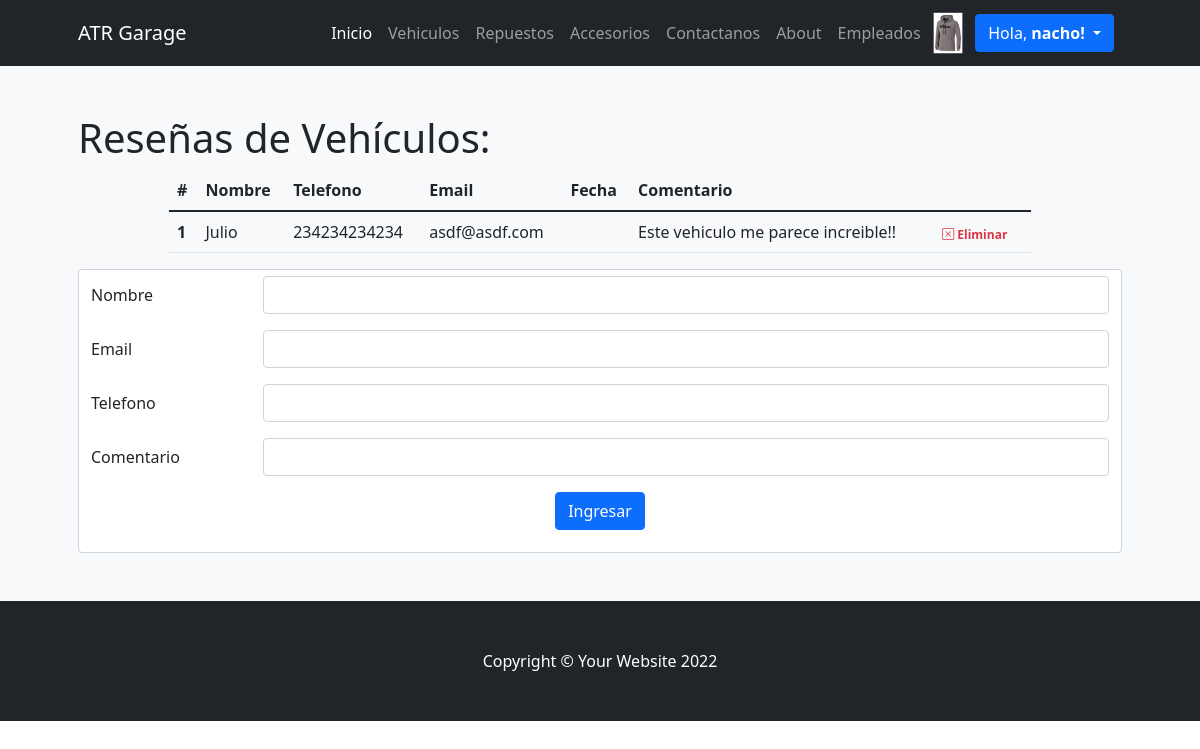
The page /resena_vehiculo/14 (signed in) on the database its author committed.
### ProyectoCoderApp/models.py (models this page shows)
class Avatar(models.Model):
    usuario = models.OneToOneField(User, on_delete=models.CASCADE)
    imagen = models.ImageField(upload_to="media/avatar/", blank=True, null=True)
    class Meta:
        verbose_name_plural = "Avatares"

class Resena(models.Model):
    idvehiculo = models.IntegerField()
    nombre = models.CharField(max_length=30)
    telefono = models.CharField(max_length=30)
    email = models.EmailField(max_length=30)
    fecha = models.DateTimeField()
    comentario = models.CharField(max_length=30)

### ProyectoCoderApp/views.py (the view, shortened to what this page needs)
# urls.py: path('resena_vehiculo/<vehiculo_id>', resena_vehiculo, name='resena_vehiculo'),
@login_required
def resena_vehiculo(request, vehiculo_id):
    resenas = Resena.objects.filter(idvehiculo=vehiculo_id)
    formulario = NuevaResena()
    return render(request,"ProyectoCoderApp/resena_vehiculo.html",{"resenas":resenas, "form":formulario})

### ProyectoCoderApp/forms.py
class NuevaResena(forms.Form):
    nombre = forms.CharField(label="Nombre", widget=forms.TextInput(attrs={'class': "form-control"}))
    email = forms.CharField(max_length=30,label="Email", widget=forms.TextInput(attrs={'class': "form-control"}))
    telefono = forms.CharField(max_length=30,label="Telefono", widget=forms.TextInput(attrs={'class': "form-control"}))
    comentario = forms.CharField(max_length=300,label="Comentario", widget=forms.TextInput(attrs={'class': "form-control"}))

### ProyectoCoderApp/templates/ProyectoCoderApp/resena_vehiculo.html (shortened to what this page needs)
{% extends 'ProyectoCoderApp/base.html' %}
{% load static %}
{% block contenidoPagina %}
<section class="bg-light py-5">
    <div class="container px-5">
        <h1>Reseñas de Veh&iacute;culos:</h1>
        <div class="row gx-5 justify-content-center">
            <div class="col-lg-10 table-responsive">
                <table class="table table-theme">
                    <thead>
                        <tr>
                            <th scope="col">#</th>
                            <th scope="col">Nombre</th>
                            <th scope="col">Telefono</th>
                            <th scope="col">Email</th>
                            <th scope="col">Fecha</th>
                            <th scope="col">Comentario</th>
                        </tr>
                    </thead>
                    <tbody>
                        {% for res in resenas %}
                            <tr>
                                <th scope="row">{{forloop.counter}}</th>
                                <td>{{res.nombre}}</td>
                                <td>{{res.telefono}}</td>
                                <td>{{res.email}}</td>
                                <td>{{res.Fecha}}</td>
                                <td>{{res.comentario}}</td>
                                <td>
                                  <a href="{% url 'eliminar_resena' res.id res.idvehiculo %}" class="text-danger badge badge-danger text-decoration-none"> <i class="bi bi-x-square"></i> Eliminar</a>
                                </td>
                            </tr>
                        {% endfor %}
                    </tbody>
                </table>
            </div>
          </div>
          <div class="col-12 gx-5 justify-content-center">
          <form action="" method="post" enctype="multipart/form-data" class="form-control">
                <div class="row g-3 mb-3 align-items-center">
                  <div class="col-2">
                    <label for="Nombre" class="col-form-label">Nombre</label>
                  </div>
                  <div class="col-10">
                      {{form.nombre}}
                  </div>
                </div>
                <div class="row g-3 mb-3 align-items-center">
                  <div class="col-2">
                    <label for="Email" class="col-form-label">Email</label>
                  </div>
                  <div class="col-10">
                      {{form.email}}
                  </div>
                </div>
                <div class="row g-3 mb-3 align-items-center">
                  <div class="col-2">
                    <label for="telefono" class="col-form-label">Telefono</label>
                  </div>
                  <div class="col-10">
                      {{form.telefono}}
                  </div>
                </div>
                <div class="row g-3 mb-3 align-items-center">
                  <div class="col-2">
                    <label for="comentario" class="col-form-label">Comentario</label>
                  </div>
                  <div class="col-10">
                      {{form.comentario}}
                  </div>
                </div>
                <div class="row mb-3 align-items-center">
                  <div class= "col-12 text-center">
                      <input type="submit" class="btn btn-primary" value="Ingresar">
                  </div>
                </div>
          </form>
          </div>
    </div>
</section>
{% endblock %}

### ProyectoCoderApp/templates/ProyectoCoderApp/base.html (shortened to what this page needs)
{% load static %}
<!DOCTYPE html>
<html lang="es">
    <head>
        <link rel="stylesheet" href="https://cdn.jsdelivr.net/npm/bootstrap-icons@1.8.3/font/bootstrap-icons.css">
        <link href="{% static 'css/styles.css' %}" rel="stylesheet" />
    </head>
    <body>
        <nav class="navbar navbar-expand-lg navbar-dark bg-dark">
            <div class="container px-5">
                <a class="navbar-brand" href="{% url 'index' %}">ATR Garage</a>
                <div class="collapse navbar-collapse" id="navbarSupportedContent">
                    <ul class="navbar-nav ms-auto mb-2 mb-lg-0">
                        <li class="nav-item"><a class="nav-link active" aria-current="page" href="{% url 'index' %}">Inicio</a></li>
                        <li class="nav-item"><a class="nav-link" href="{% url 'vehiculos' %}">Vehiculos</a></li>
                        <li class="nav-item"><a class="nav-link" href="{% url 'repuestos' %}">Repuestos</a></li>
                        <li class="nav-item"><a class="nav-link" href="{% url 'accesorios' %}">Accesorios</a></li>
                        <li class="nav-item"><a class="nav-link" href="{% url 'contacto' %}">Contactanos</a></li>
                        <li class="nav-item"><a class="nav-link" href="{% url 'about' %}">About</a></li>
                        {% if user.is_authenticated %}
                            <li class="nav-item"><a class="nav-link" href="{% url 'empleados' %}">Empleados</a></li>
                        {% endif %}
                    </ul>
                {% if user.is_authenticated %}
                    {% if user.avatar.imagen.url %}
                                <img class="rounded" src="{{ user.avatar.imagen.url }}" alt="" srcset="" style="height: 50px;">
                            {% else %}
                                <i class="bi bi-person-circle text-light my-2"></i>
                            {% endif %}
                    </div><div class="btn-group">
                        <button type="button" class="btn btn-primary dropdown-toggle mx-2" data-bs-toggle="dropdown" aria-expanded="false">
                            Hola, <b>{{ user.username }}!</b>
                        </button>
                        </div>
                        {% else %}
                {% comment %} {% endif %}
                {% if not user.is_authenticated %} {% endcomment %}
                    <li class="nav-item"><a class="btn btn-primary mx-2" href="{% url 'login' %}">Iniciar Sesión</a></li>
                    <li class="nav-item"><a class="btn btn-outline-primary" href="{% url 'register' %}">Registrarse</a></li>
                {% endif %}
            </div>
        </nav>
        {% block contenidoPagina %}
        {% endblock %}
        <footer class="py-5 bg-dark">
            <div class="container px-5"><p class="m-0 text-center text-white">Copyright &copy; Your Website 2022</p></div>
        </footer>
    </body>
</html>

### rows shown on the page
Resena: nombre "Julio", telefono "234234234234", email "asdf@asdf.com", comentario "Este vehiculo me parece increible!!"

### other values the page prints
{{ user.username }} "nacho"
